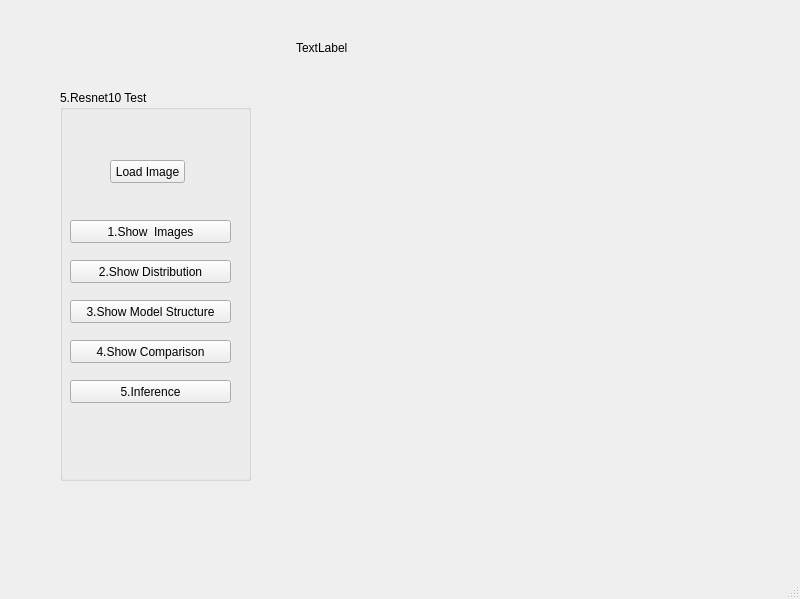
<?xml version="1.0" encoding="UTF-8"?>
<ui version="4.0">
 <class>MainWindow</class>
 <widget class="QMainWindow" name="MainWindow">
  <property name="geometry">
   <rect>
    <x>0</x>
    <y>0</y>
    <width>800</width>
    <height>599</height>
   </rect>
  </property>
  <property name="windowTitle">
   <string>MainWindow</string>
  </property>
  <widget class="QWidget" name="centralwidget">
   <widget class="QGroupBox" name="groupBox">
    <property name="geometry">
     <rect>
      <x>60</x>
      <y>90</y>
      <width>191</width>
      <height>391</height>
     </rect>
    </property>
    <property name="title">
     <string>5.Resnet10 Test</string>
    </property>
    <widget class="QPushButton" name="btn_load_image">
     <property name="geometry">
      <rect>
       <x>50</x>
       <y>70</y>
       <width>75</width>
       <height>23</height>
      </rect>
     </property>
     <property name="text">
      <string>Load Image</string>
     </property>
    </widget>
    <widget class="QPushButton" name="btn_show_images">
     <property name="geometry">
      <rect>
       <x>10</x>
       <y>130</y>
       <width>161</width>
       <height>23</height>
      </rect>
     </property>
     <property name="text">
      <string>1.Show  Images</string>
     </property>
    </widget>
    <widget class="QPushButton" name="btn_show_model_structure">
     <property name="geometry">
      <rect>
       <x>10</x>
       <y>210</y>
       <width>161</width>
       <height>23</height>
      </rect>
     </property>
     <property name="text">
      <string>3.Show Model Structure</string>
     </property>
    </widget>
    <widget class="QPushButton" name="btn_show_distribution">
     <property name="geometry">
      <rect>
       <x>10</x>
       <y>170</y>
       <width>161</width>
       <height>23</height>
      </rect>
     </property>
     <property name="text">
      <string>2.Show Distribution</string>
     </property>
    </widget>
    <widget class="QPushButton" name="btn_show_comparison">
     <property name="geometry">
      <rect>
       <x>10</x>
       <y>250</y>
       <width>161</width>
       <height>23</height>
      </rect>
     </property>
     <property name="text">
      <string>4.Show Comparison</string>
     </property>
    </widget>
    <widget class="QPushButton" name="btn_inference">
     <property name="geometry">
      <rect>
       <x>10</x>
       <y>290</y>
       <width>161</width>
       <height>23</height>
      </rect>
     </property>
     <property name="text">
      <string>5.Inference</string>
     </property>
    </widget>
   </widget>
   <widget class="QLabel" name="label">
    <property name="geometry">
     <rect>
      <x>310</x>
      <y>80</y>
      <width>361</width>
      <height>361</height>
     </rect>
    </property>
    <property name="text">
     <string/>
    </property>
   </widget>
   <widget class="QLabel" name="label_2">
    <property name="geometry">
     <rect>
      <x>296</x>
      <y>12</y>
      <width>311</width>
      <height>71</height>
     </rect>
    </property>
    <property name="text">
     <string>TextLabel</string>
    </property>
   </widget>
  </widget>
  <widget class="QMenuBar" name="menubar">
   <property name="geometry">
    <rect>
     <x>0</x>
     <y>0</y>
     <width>800</width>
     <height>21</height>
    </rect>
   </property>
  </widget>
  <widget class="QStatusBar" name="statusbar"/>
 </widget>
 <resources/>
 <connections/>
</ui>
